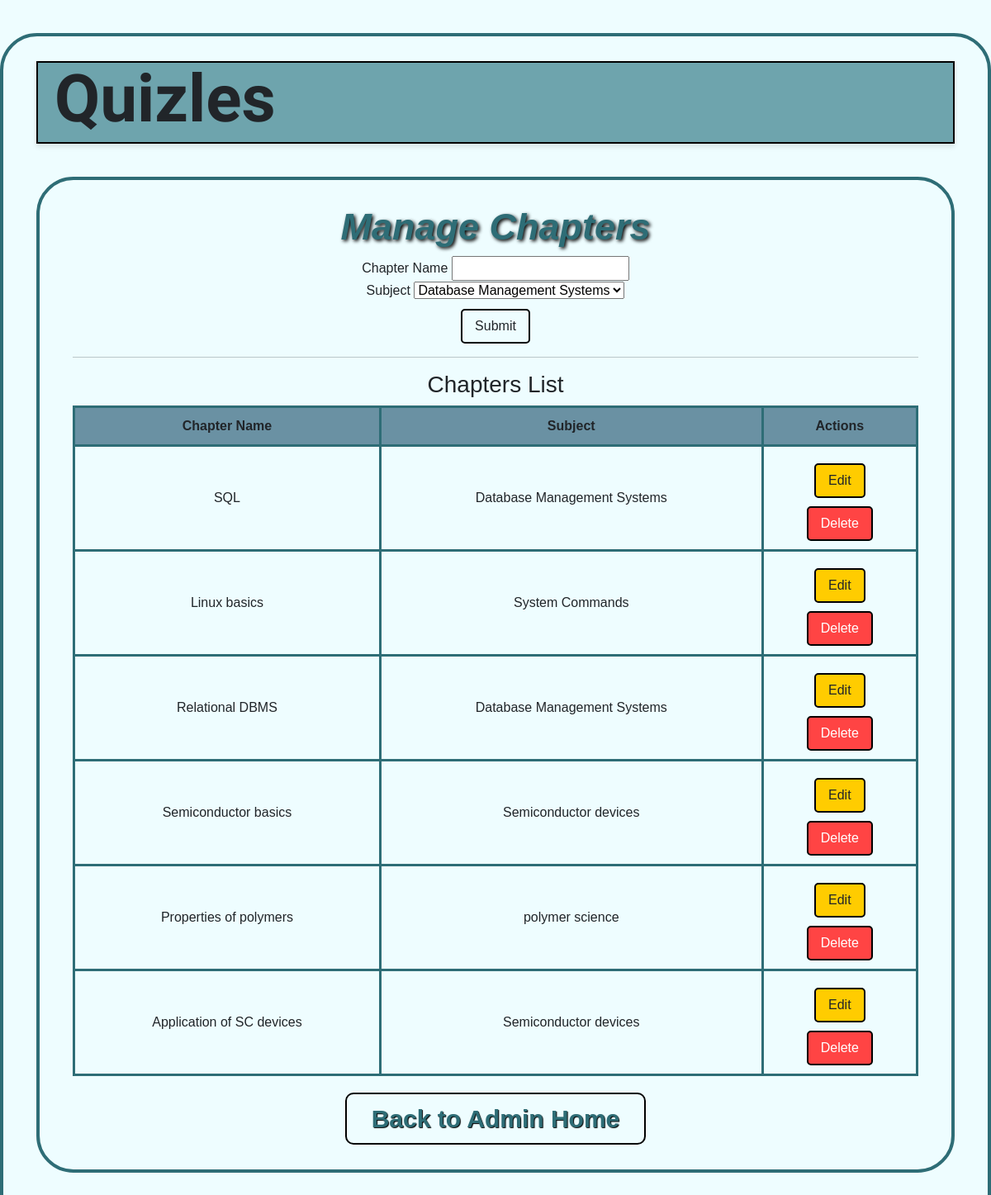
The app's page /admin/manage_chapter (signed in) with its own data.
### models.py (models this page shows)
class Chapter(db.Model):
    __tablename__ = 'chapter'
    id = db.Column(db.Integer, primary_key=True)
    name = db.Column(db.String(50), unique=True, nullable=False)
    subject_id = db.Column(db.Integer, db.ForeignKey('subject.id'), nullable=False)
    subject = db.relationship('Subject', back_populates='chapters')
    quizzes = db.relationship('Quiz', backref='chapter', lazy=True)

class Subject(db.Model):
    __tablename__ = 'subject'
    id = db.Column(db.Integer, primary_key=True)
    name = db.Column(db.String(50), unique=True, nullable=False)
    branch_id = db.Column(db.Integer, db.ForeignKey('branch.id'), nullable=False)
    chapters = db.relationship('Chapter', back_populates='subject', lazy=True)
    quizzes = db.relationship('Quiz', backref='subject', lazy=True)

### routes.py (the view, shortened to what this page needs)
@admin_bp.route("/manage_chapter", methods=['GET', 'POST'])
@login_required
def manage_chapter():
    form = ChapterForm()
    form.subject_id.choices = [(s.id, s.name) for s in Subject.query.all()]  # Populate dropdown with subjects
    chapters = Chapter.query.options(joinedload(Chapter.subject)).all()
    return render_template("admin/manage_chapter.html", form=form, chapters=chapters)

### forms.py
class ChapterForm(FlaskForm):
    name = StringField('Chapter Name', validators=[DataRequired()])
    subject_id = SelectField('Subject', coerce=int, validators=[DataRequired()])  # Dropdown for subject selection
    submit = SubmitField('Submit')

### app.py (called while the page is built)
@login_manager.user_loader
def load_user(user_id):
    return User.query.get(int(user_id))

### templates/admin/manage_chapter.html (shortened to what this page needs)
{% extends 'layout.html' %}
{% block content %}
<div class="header">
    <h3 onclick="location.href='{{ url_for('admin.admin_home') }}'">Quizles</h3>
</div>
<div class="container">
    <h2>Manage Chapters</h2>
    <form method="POST">
        <label>{{ form.name.label }}</label> {{ form.name }}
        <br>
        <label>{{ form.subject_id.label }}</label> {{ form.subject_id }}
        <br>
        {{ form.submit(class="btn") }}
    </form>
    <hr>
    <h3>Chapters List</h3>
    <table>
        <thead>
            <tr>
                <th>Chapter Name</th>
                <th>Subject</th>
                <th>Actions</th>
            </tr>
        </thead>
        <tbody>
            {% for chapter in chapters %}
            <tr>
                <td>{{ chapter.name }}</td>
                <td>{{ chapter.subject.name }}</td>
                <td>
                    <form method="POST">
                        <button type="submit" class="btn edit-btn">Edit</button>
                    </form>
                    <form method="POST" action="{{ url_for('admin.delete_chapter', chapter_id=chapter.id) }}">
                        <button type="submit" class="btn delete-btn" onclick="return confirm('Are you sure?')">Delete</button>
                    </form>
                </td>
            </tr>
            {% endfor %}
        </tbody>
    </table>
    <a href="{{ url_for('admin.admin_home') }}" class="btn" style="color: #2E6D76; font-size: 30px; text-shadow: 1px 1px 1px black; font-weight: bold; padding: 7px 30px; border-color: black; cursor: pointer; margin-top: 20px; border-radius: 10px;">Back to Admin Home</a>
</div>
{% endblock %}

### templates/layout.html (shortened to what this page needs)
<!DOCTYPE html>
<html lang="en">
<head>
    <link href="https://cdn.jsdelivr.net/npm/bootstrap@5.3.3/dist/css/bootstrap.min.css" rel="stylesheet"
>
</head>
<body>
    <div class="container">
        {% block content %}{% endblock %}
    </div>
</body>
</html>

### templates/admin/manage_chapter.html (style rules this page uses)
body { background-color: #EEFDFF; font-family: 'Comic Sans MS', cursive, sans-serif; display: flex; flex-direction: column; align-items: center; height: 100vh; margin: 0; padding: 0; }
.header { width: 100%; background-color: #6ea4ad; display: flex; justify-content: space-between; align-items: center; padding: 15px 20px; height: 100px; border: 2.5px solid black; box-shadow: 0px 4px 6px rgba(0, 0, 0, 0.1); }
.header h3 { font-size: 80px; font-weight: bold; font-family: 'Irish Grover', cursive; cursor: pointer; }
h2 { font-weight: bolder; font-style: italic; color: #2E6D76; font-size: 45px; text-shadow: 2px 2px 4px black; }
.container { width: 100%; max-width: 1200px; margin: 40px auto; background-color: #EEFDFF; padding: 30px 40px; border-radius: 45px; border: 4px solid #2E6D76; text-align: center; }
table { width: 100%; border-collapse: collapse; }
th, td { padding: 10px; border: 3px solid #2E6D76; text-align: center; }
th { background-color: #6a91a3; font-weight: bold; }
.btn { padding: 7px 15px; font-size: 16px; cursor: pointer; margin-top: 10px; border-radius: 5px; border: 2px solid black; }
.edit-btn { background-color: #ffcc00; }
.delete-btn { background-color: #ff4444; color: white; }

### records on screen
Chapter: name "SQL", subject.name "Database Management Systems"
Chapter: name "Linux basics", subject.name "System Commands"
Chapter: name "Relational DBMS", subject.name "Database Management Systems"
Chapter: name "Semiconductor basics", subject.name "Semiconductor devices"
Chapter: name "Properties of polymers", subject.name "polymer science"
Chapter: name "Application of SC devices", subject.name "Semiconductor devices"
